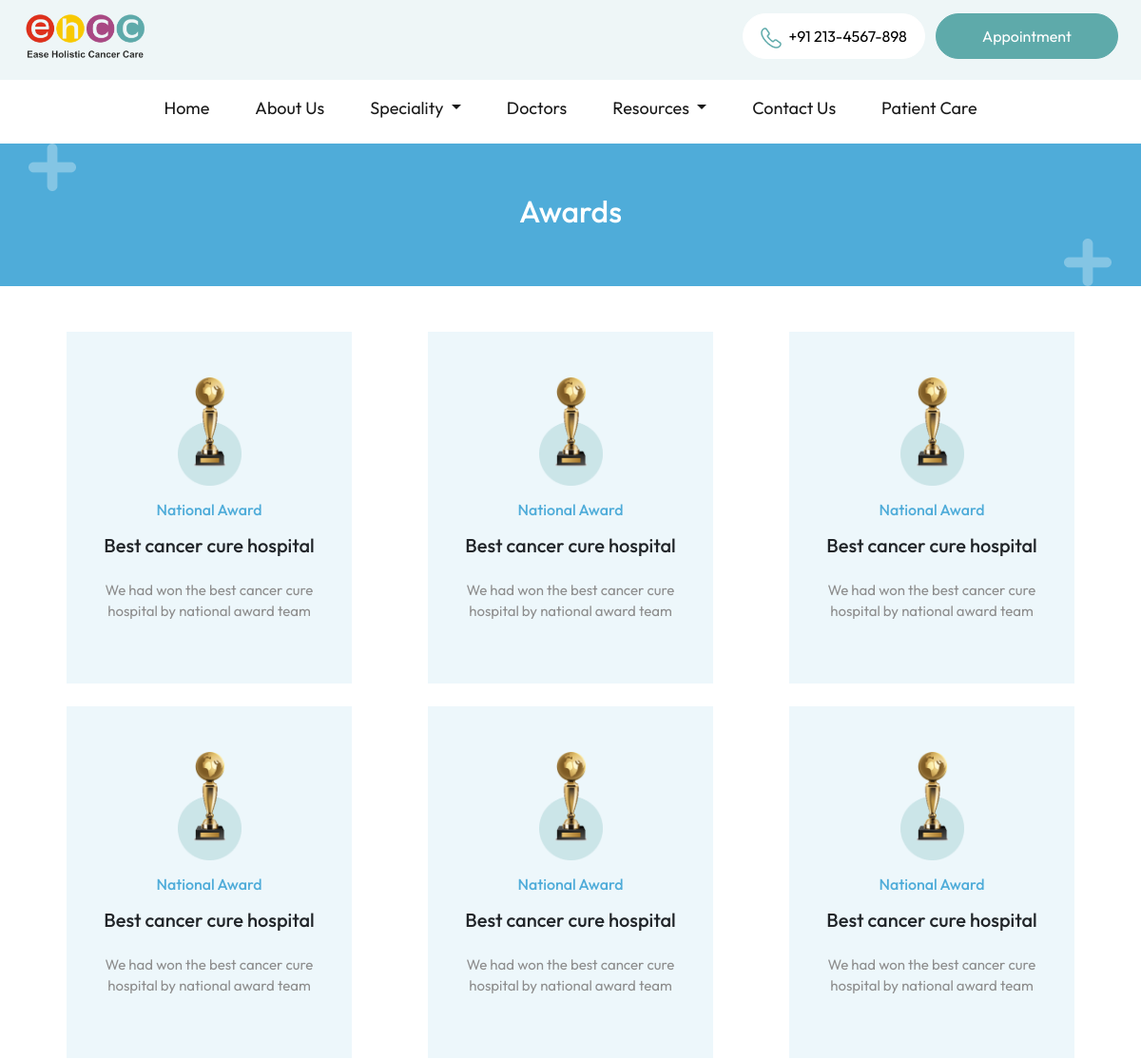
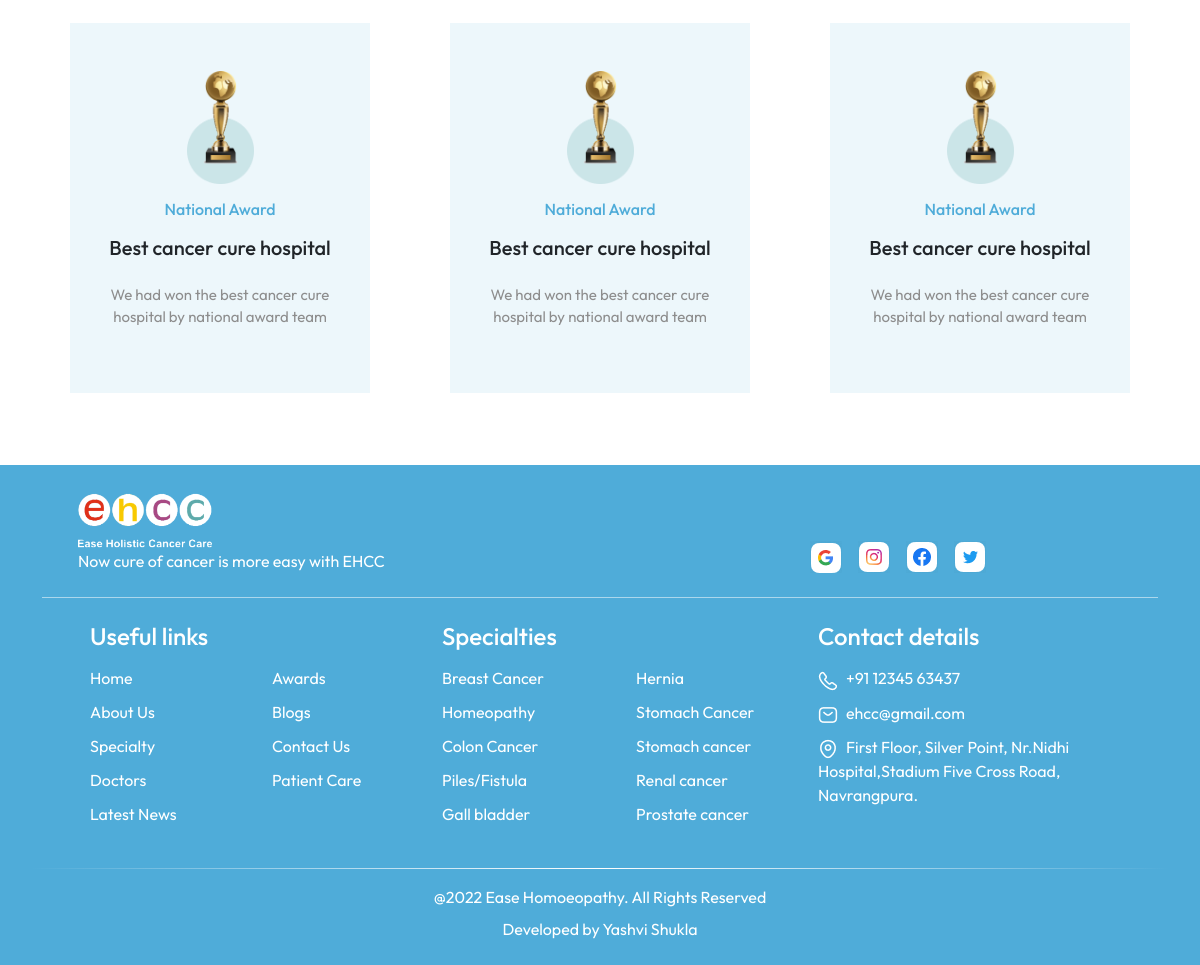
/awards, run on the app's committed database (2 pictures, top to bottom).
### tables this page shows
CREATE TABLE "awards" (
	"type"	TEXT,
	"title"	TEXT,
	"description"	TEXT,
	"image"	TEXT
);

### flask_app.py (the view)
@app.route('/awards')
def awards():
    database_connection = sqlite3.connect(database_location)
    database_cursor = database_connection.cursor()
    data = database_cursor.execute("SELECT * FROM awards")
    data = data.fetchall()
    return render_template('awards.html', data=data)

### templates/awards.html (shortened to what this page needs)
<!DOCTYPE html>
<html lang="en">
<head>
  <link href="https://cdn.jsdelivr.net/npm/bootstrap@5.2.0/dist/css/bootstrap.min.css" rel="stylesheet"
>
  <link rel="stylesheet" href="../static/stylesheets/common.css">
  <link rel="stylesheet" href="../static/stylesheets/awards.css">
</head>
<body>
  {% include 'navbar.html' %}
  <header>
    <div class="container h-100">
      <div class="row h-100 align-items-center">
        <h2 class="text-center text-white">
          Awards
        </h2>
      </div>
    </div>
  </header>
  <section>
    <div class="container my-5">
      <div class="row">
        {% for award in data %}
        <div class="col-xl-4 col-lg-4 col-md-6 px-2 mb-4 text-center">
          <div class="award_container py-5 px-3">
            <img src="{{award[3]}}" class="w-25" alt="">
            <h6 class="mt-3">
              {{award[0]}}
            </h6>
            <h5 class="mt-3">
              {{award[1]}}
            </h5>
            <p class="mt-4">
              {{award[2]}}
            </p>
          </div>
        </div>
        {% endfor %}
      </div>
    </div>
  </section>
  {% include 'footer.html' %}
</body>
</html>

### templates/navbar.html (shortened to what this page needs)
<div id="top_navbar" class="py-2">
    <div class="container-fluid px-4">
        <div class="row align-items-center">
            <div class="col-lg-6 text-lg-start text-center mb-2">
                <a href="/" class="top_navbar_logo">
                    <img src="../static/images/logo/navbar_logo.png" alt="Hospital logo" height="60" />
                </a>
            </div>
            <div class="col-lg-6 text-lg-end text-center mb-2">
                <button class="button_cta_white me-2">
                    <img src="../static/images/logo/call_logo.png" alt="call logo" class="me-2" />+91 213-4567-898
                </button>
                <button class="button_cta_appointment"
                    onclick="window.location.href='/appointment'">Appointment</button>
            </div>
        </div>
    </div>
</div>
<nav class="navbar navbar-expand-lg">
    <div class="container-fluid">
        <div class="collapse navbar-collapse" id="navbarNav">
            <ul class="navbar-nav m-auto mb-2 mb-lg-md-0">
                <li class="nav-item mx-3">
                    <a class="nav-link active" aria-current="page" href="/">Home</a>
                </li>
                <li class="nav-item mx-3">
                    <a class="nav-link active" aria-current="page" href="/about">About Us</a>
                </li>
                <li class="nav-item mx-3 dropdown">
                    <a class="nav-link dropdown-toggle active" href="#" role="button" data-bs-toggle="dropdown"
                        aria-expanded="false">
                        Speciality
                    </a>
                </li>
                <li class="nav-item mx-3">
                    <a class="nav-link active" aria-current="page" href="/doctors">Doctors</a>
                </li>
                <li class="nav-item mx-3 dropdown">
                    <a class="nav-link dropdown-toggle active" href="#" role="button" data-bs-toggle="dropdown"
                        aria-expanded="false">
                        Resources
                    </a>
                </li>
                <li class="nav-item mx-3">
                    <a class="nav-link active" aria-current="page" href="#">Contact Us</a>
                </li>
                <li class="nav-item mx-3">
                    <a class="nav-link active" aria-current="page" href="#">Patient Care</a>
                </li>
            </ul>
        </div>
    </div>
</nav>

### templates/footer.html
<div class="footer">
    <div class="container">
        <div class="row align-items-end">
            <div class="col-md-8 px-md-5 mt-4 mb-3">
                <img src="../static/images/logo/footer_logo.png" alt="Hospital logo" height="60" />
                <p class="text-white mb-0">
                    Now cure of cancer is more easy with EHCC
                </p>
            </div>
            <div class="col-md-4 pt-4 mb-3">
                <img src="../static/images/logo/google_icon.png" alt="google logo" class="img-fluid mx-2" /><img
                    src="../static/images/logo/instagram_icon.png" alt="Instagram logo" class="img-fluid mx-2" /><img
                    src="../static/images/logo/facebook_icon.png" alt="Facebook logo" class="img-fluid mx-2" /><img
                    src="../static/images/logo/twitter_icon.png" alt="Twitter logo" class="img-fluid mx-2" />
            </div>
        </div>
        <div class="footer_line mt-2"></div>
        <div class="row text-white pt-4 ps-md-5 footer_links">
            <div class="col-md-4 col-sm-6 mb-4">
                <h4 class="mb-3">Useful links</h4>
                <div class="row">
                    <div class="col-lg-6 col-sm-12 col-6">
                        <a href="/">
                            <p>Home</p>
                        </a>
                        <a href="/about">
                            <p>About Us</p>
                        </a>
                        <a href="#">
                            <p>Specialty</p>
                        </a>
                        <a href="/doctors">
                            <p>Doctors</p>
                        </a>
                        <a href="/news">
                            <p>Latest News</p>
                        </a>
                    </div>
                    <div class="col-lg-6 col-sm-12 col-6">
                        <a href="/awards">
                            <p>Awards</p>
                        </a>
                        <a href="/blogs">
                            <p>Blogs</p>
                        </a>
                        <a href="#">
                            <p>Contact Us</p>
                        </a>
                        <a href="#">
                            <p>Patient Care</p>
                        </a>
                    </div>
                </div>
            </div>
            <div class="col-md-4 col-sm-6 mb-4 g-md-0">
                <h4 class="mb-3">Specialties</h4>
                <div class="row">
                    <div class="col-lg-6 col-sm-12 col-6">
                        <p>Breast Cancer</p>
                        <p>Homeopathy</p>
                        <p>Colon Cancer</p>
                        <p>Piles/Fistula</p>
                        <p>Gall bladder</p>
                    </div>
                    <div class="col-lg-6 col-sm-12 col-6">
                        <p>Hernia</p>
                        <p>Stomach Cancer</p>
                        <p>Stomach cancer</p>
                        <p>Renal cancer</p>
                        <p>Prostate cancer</p>
                    </div>
                </div>
            </div>
            <div class="col-md-4 col-sm-12">
                <h4 class="mb-3">Contact details</h4>
                <p>
                    <img src="../static/images/logo/footercall_icon.png" alt="call logo" /><span class="ps-2">+91 12345
                        63437</span>
                </p>
                <p>
                    <img src="../static/images/logo/mail_icon.png" alt="mail icon" /><span
                        class="ps-2">ehcc@gmail.com</span>
                </p>
                <p>
                    <img src="../static/images/logo/location_icon.png" alt="location icon" /><span class="ps-2">First
                        Floor,
                        Silver Point, Nr.Nidhi Hospital,Stadium Five Cross
                        Road, Navrangpura.</span>
                </p>
            </div>
        </div>
        <div class="row my-2">
            <div class="footer_line_2"></div>
        </div>
        <div class="row text-white">
            <div class="py-2 text-center">
                @2022 Ease Homoeopathy. All Rights Reserved
            </div>
            <div class="text-center">
                Developed by <a href="" class="footer_credit">Yashvi Shukla</a></br></br>
            </div>
        </div>
    </div>
</div>

### static/stylesheets/common.css (style rules this page uses)
html, body { overflow-x: hidden; }
* { margin: 0; padding: 0; box-sizing: border-box; font-family: "Outfit", sans-serif; }
:root { --nav-color: rgba(222, 237, 239, 0.5); --primary-color: #5eaaaa; --heading-color: #4facd9; --section-background-color: #cae6f4; --contact-background-color: #284f4f; }
a { color: unset; text-decoration: none; }
#top_navbar { background-color: var(--nav-color); }
.nav-item a { text-decoration: none; color: #b0b0b0; font-size: large; }
.button_cta_white { width: 12rem; height: 3rem; border: 1px solid white; background-color: white; border-radius: 50px; }
.button_cta_appointment { width: 12rem; height: 3rem; border: 1px solid var(--primary-color); background-color: var(--primary-color); border-radius: 50px; color: white; }
.footer { background-color: var(--heading-color); }
.footer_line { height: 1px; background-color: rgba(255, 255, 255, 0.521); }
.footer_line_2 { height: 1px; background: linear-gradient(to right, rgba(40, 79, 79, 0) 0%, white 50%, rgba(40, 79, 79, 0) 100%); }
.footer_credit { text-decoration: none; color: white; }
@media only screen and (max-width: 1200px) { .navbar { padding: 0.5rem 2rem; } }
.footer_links p { margin-bottom: 10px !important; cursor: pointer; }

### static/stylesheets/awards.css (style rules this page uses)
header { background: url(../images/header_title.png) no-repeat; height: 150px; width: 100%; background-size: cover; background-position: center; }
.award_container { background-color: #edf7fb !important; width: 300px; margin: auto; }
h6 { color: #4facd9; }
.award_container p { font-size: 15px; color: #8d8d8d; }

### data on the page
awards: image (picture), type "National Award", title "Best cancer cure hospital", description "We had won the best cancer cure hospital by national award team"
awards: image (picture), type "National Award", title "Best cancer cure hospital", description "We had won the best cancer cure hospital by national award team"
awards: image (picture), type "National Award", title "Best cancer cure hospital", description "We had won the best cancer cure hospital by national award team"
awards: image (picture), type "National Award", title "Best cancer cure hospital", description "We had won the best cancer cure hospital by national award team"
awards: image (picture), type "National Award", title "Best cancer cure hospital", description "We had won the best cancer cure hospital by national award team"
awards: image (picture), type "National Award", title "Best cancer cure hospital", description "We had won the best cancer cure hospital by national award team"
awards: image (picture), type "National Award", title "Best cancer cure hospital", description "We had won the best cancer cure hospital by national award team"
awards: image (picture), type "National Award", title "Best cancer cure hospital", description "We had won the best cancer cure hospital by national award team"
awards: image (picture), type "National Award", title "Best cancer cure hospital", description "We had won the best cancer cure hospital by national award team"
